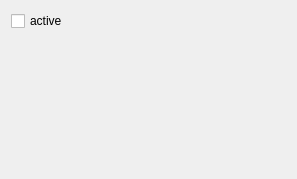
<?xml version="1.0" encoding="UTF-8"?>
<ui version="4.0">
 <class>PluginLadybug</class>
 <widget class="QWidget" name="PluginLadybug">
  <property name="geometry">
   <rect>
    <x>0</x>
    <y>0</y>
    <width>297</width>
    <height>179</height>
   </rect>
  </property>
  <property name="windowTitle">
   <string>Form</string>
  </property>
  <layout class="QVBoxLayout" name="verticalLayout">
   <item>
    <widget class="QCheckBox" name="chkActive">
     <property name="text">
      <string>active</string>
     </property>
    </widget>
   </item>
   <item>
    <spacer name="verticalSpacer">
     <property name="orientation">
      <enum>Qt::Vertical</enum>
     </property>
     <property name="sizeHint" stdset="0">
      <size>
       <width>20</width>
       <height>40</height>
      </size>
     </property>
    </spacer>
   </item>
  </layout>
 </widget>
 <resources/>
 <connections/>
</ui>
